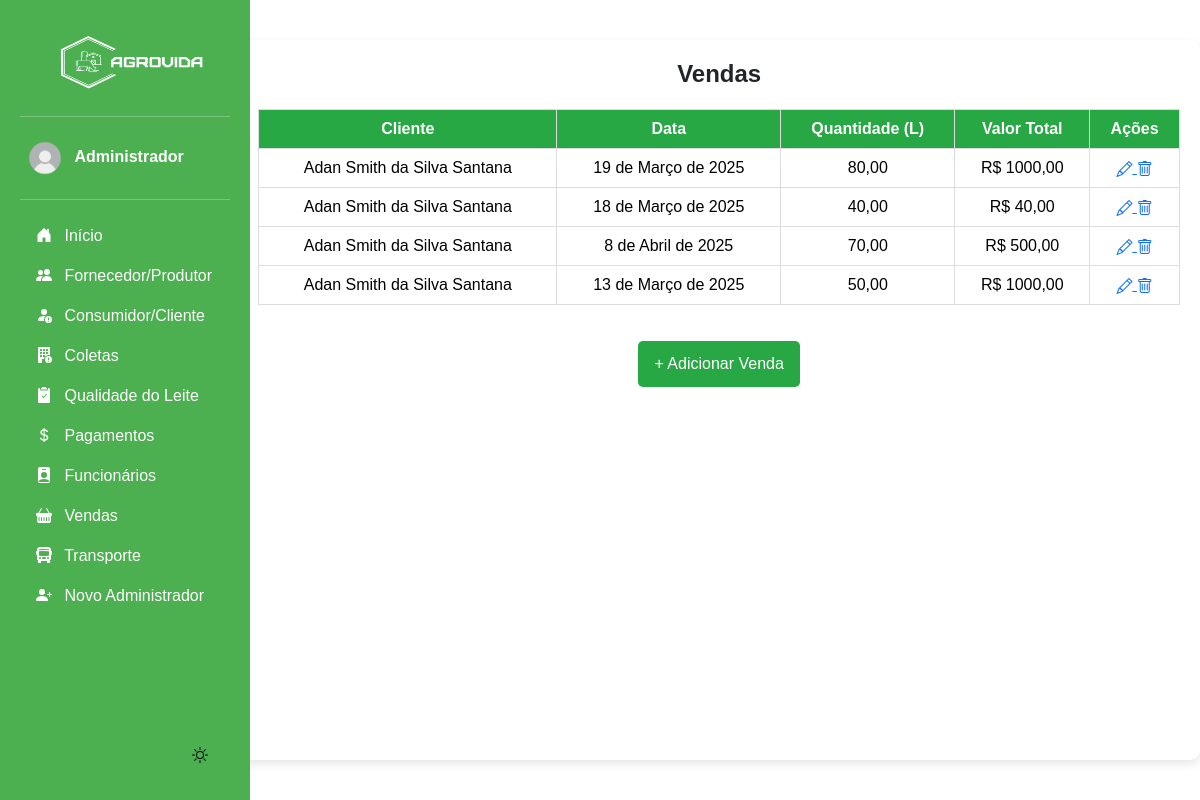
Screenshot of /vendas/ (signed in) with the database file from the repository.
### app/models.py (models this page shows, shortened)
class Venda(models.Model):
    imagem = models.ImageField(upload_to='vendas/', blank=True, null=True)
    cliente = models.ForeignKey(Cliente, on_delete=models.CASCADE)
    data_venda = models.DateField()
    quantidade_litros = models.DecimalField(max_digits=10, decimal_places=2)
    valor_total = models.DecimalField(max_digits=10, decimal_places=2)

class Cliente(models.Model):
    nome = models.CharField(max_length=100)
    endereco = models.CharField(max_length=255)
    contato = models.CharField(max_length=20)

### app/views.py (the view)
# urls.py: path('vendas/', views.listar_vendas, name='listar_vendas'),
@login_required(login_url='login_index')
def listar_vendas(request):
    vendas = Venda.objects.all()
    return render(request, 'app/listar_vendas.html', {'vendas': vendas})

### app/templates/app/listar_vendas.html (shortened to what this page needs)
{% extends "base.html" %}
{% load static %}
{% block content %}
<div class="container">
    <h2 class="title">Vendas</h2>
    {% if vendas %}
        <table class="table">
            <thead>
                <tr>
                    <th>Cliente</th>
                    <th>Data</th>
                    <th>Quantidade (L)</th>
                    <th>Valor Total</th>
                    <th>Ações</th>
                </tr>
            </thead>
            <tbody>
                {% for venda in vendas %}
                    <tr>
                        <td>{{ venda.cliente.nome }}</td>
                        <td>{{ venda.data_venda }}</td>
                        <td>{{ venda.quantidade_litros }}</td>
                        <td>R$ {{ venda.valor_total }}</td>
                        <td>
                            <a href="{% url 'editar_venda' venda.id %}">
                                <i class="bi bi-pencil"></i>
                            </a>
                            <a href="{% url 'excluir_venda' venda.id %}" onclick="return confirm('Tem certeza que deseja excluir?')">
                                <i class="bi bi-trash"></i>
                            </a>
                        </td>
                    </tr>
                {% endfor %}
            </tbody>
        </table>
    {% else %}
        <p>Nenhum registro de venda.</p>
    {% endif %}
    <a href="{% url 'cadastrar_venda' %}" class="btn btn-add">+ Adicionar Venda</a>
</div>
{% endblock %}

### base/templates/base.html (shortened to what this page needs)
{% load static %}
<html lang="pt-br">
<body>
  {% include "modulos/head.html" %}
  {% include "modulos/sidebar.html" %}
  {% block content %}{% endblock content %}
</body>

### base/templates/modulos/head.html (shortened to what this page needs)
{% load static %}
    <link rel="stylesheet" href="{% static 'css/bootstrap.min.css'  %}">
    <link rel="stylesheet" href="https://cdn.jsdelivr.net/npm/bootstrap-icons/font/bootstrap-icons.css">
    <link rel="stylesheet" href="https://cdn.jsdelivr.net/npm/@docsearch/css@3">
    <link href="https://cdn.jsdelivr.net/npm/bootstrap@5.3.3/dist/css/bootstrap.min.css" rel="stylesheet">
    <link href="{% static 'css/inicio.css' %}" rel="stylesheet">
    <link href="{% static 'css/sidebar.css' %}" rel="stylesheet">

### base/templates/modulos/sidebar.html (shortened to what this page needs)
{% load static %}
<body>
<div class="container-sidebar">
    <div id="sidebar" class="sidebar">
        <img src="{% static 'img/logo.png' %}" alt="Logo" width="200" height="80" class="logo">
        <hr>
            <a href="#" class="nav-link text-white" data-bs-toggle="dropdown" aria-expanded="false" style="border-radius: 10px;">
                <img src="{% static "img/usuario.png" %}" alt="" width="50" height="50" class="rounded-circle">
                <strong>{{ request.user.first_name }}</strong>
            </a>
        <hr>
        <ul class="nav nav-pills flex-column mb-auto">
            <li>
                <a href="{% url "dashboard" %}" class="nav-link text-white">
                    <svg class="bi pe-none me-2" width="16" height="16"><use xlink:href="#home"/></svg>
                    Início
                </a>
            </li>
            <li>
                <a href="{% url "listar_produtor" %}" class="nav-link text-white">
                    <svg class="bi pe-none me-2" width="16" height="16"><use xlink:href="#produtores"/></svg>
                    Fornecedor/Produtor
                </a>
            </li>
            <li>
                <a href="{% url "listar_cliente" %}" class="nav-link text-white">
                    <svg class="bi pe-none me-2" width="16" height="16"><use xlink:href="#clientes"/></svg>
                    Consumidor/Cliente
                </a>
            </li>
            <li>
                <a href="{% url "listar_coleta" %}" class="nav-link text-white">
                    <svg class="bi pe-none me-2" width="16" height="16"><use xlink:href="#coleta"/></svg>
                    Coletas
                </a>
            </li>
            <li>
                <a href="{% url "listar_qualidade" %}" class="nav-link text-white">
                    <svg class="bi pe-none me-2" width="16" height="16"><use xlink:href="#qualidade"/></svg>
                    Qualidade do Leite
                </a>
            </li>
            <li>
                <a href="{% url "listar_pagamentos" %}" class="nav-link text-white">
                    <svg class="bi pe-none me-2" width="16" height="16"><use xlink:href="#dinheiro"/></svg>
                    Pagamentos
                </a>
            </li>
            <li>
                <a href="{% url "listar_funcionarios" %}" class="nav-link text-white">
                    <svg class="bi pe-none me-2" width="16" height="16"><use xlink:href="#funcionario"/></svg>
                    Funcionários
                </a>
            </li>
            <li>
                <a href="{% url "listar_vendas" %}" class="nav-link text-white">
                    <svg class="bi pe-none me-2" width="16" height="16"><use xlink:href="#venda"/></svg>
                    Vendas
                </a>
            </li>
            <li>
                <a href="{% url "listar_transporte" %}" class="nav-link text-white">
                    <svg class="bi pe-none me-2" width="16" height="16"><use xlink:href="#transporte"/></svg>
                    Transporte
                </a>
            </li>
            <li>
                <a href="{% url "cadastrar_admin" %}" class="nav-link text-white">
                    <svg class="bi pe-none me-2" width="16" height="16"><use xlink:href="#admin"/></svg>
                    Novo Administrador
                </a>
            </li>
        </ul>
        <button id="theme-toggle">
        <svg id="theme-icon" width="24" height="24" fill="currentColor"></svg>
        </button>
    </div>
    <div class="b-example-divider b-example-vr"></div>
    </div>
</body>

### base/static/css/inicio.css (style rules this page uses)
html, body { font-family: Arial, sans-serif; transition: background 0.3s, color 0.3s; height: 100vh; width: 100vw; margin: 0; display: flex; }
.b-example-divider { width: 100%; height: 3rem; }
.b-example-vr { flex-shrink: 0; width: 1.5rem; height: 100vh; }
.bi { vertical-align: -.125em; fill: currentColor; }
.nav-link { color: #222222; }
li { display: flex; width: 100%; }
.container { max-width: auto; margin: 40px auto; padding: 20px; background: #fff; border-radius: 10px; box-shadow: 0 4px 10px rgba(0, 0, 0, 0.1); display: flex; flex-direction: column; height: auto; align-items: stretch; text-align: center; }
.title { text-align: center; font-size: 24px; font-weight: bold; margin-bottom: 20px; }
.table { width: 100%; border-collapse: collapse; }
.table th, .table td { padding: 10px; border: 1px solid #ddd; text-align: center; }
.table th { background-color: #28a745; color: white; }
.table tr:nth-child(even) { background-color: #f2f2f2; }
.btn { padding: 8px 12px; text-decoration: none; border-radius: 5px; transition: all 0.3s ease; }
.btn-add { display: block; width: max-content; margin: 20px auto; background: #28a745; color: white; padding: 10px 15px; font-size: 16px; }
#theme-toggle { display: flex; justify-content: end; align-items: end; border: none; cursor: pointer; background-color: transparent; }
#theme-icon { width: 32px; height: 32px; fill: currentColor; }
[data-bs-theme="light"] { background: #ffffff; color: #121212; transition: all 0.3s ease-in-out; }

### base/static/css/sidebar.css (style rules this page uses)
.sidebar { width: 250px; background: #4CAF50; padding: 20px; height: 100vh; color: white; position: fixed; left: 0; top: 0; bottom: 0; overflow-y: auto; display: flex; flex-direction: column; z-index: 1000; }
.container-sidebar { height: 100vh; width: 300px; }

### rows the page displays
Venda: cliente.nome "Adan Smith da Silva Santana", data_venda "19 de Março de 2025", quantidade_litros "80,00", valor_total "1000,00"
Venda: cliente.nome "Adan Smith da Silva Santana", data_venda "18 de Março de 2025", quantidade_litros "40,00", valor_total "40,00"
Venda: cliente.nome "Adan Smith da Silva Santana", data_venda "8 de Abril de 2025", quantidade_litros "70,00", valor_total "500,00"
Venda: cliente.nome "Adan Smith da Silva Santana", data_venda "13 de Março de 2025", quantidade_litros "50,00", valor_total "1000,00"

### other values shown
{{ request.user.first_name }} "Administrador"
